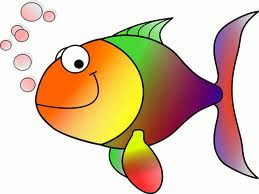
#> input picture HappyFish.jpg, 259 x 194 px
$ python chap6.py --image HappyFish.jpg   (Python 2 division)
#> lines starting #> are read from the running program, lines starting #| are printed output that depends on the picture; after the words box and inside, x2 and y2 are one past the last pixel; in counts of white or black regions, pixels touching at a corner belong together
import numpy as np
import cv2
import imutils
import argparse

ap = argparse.ArgumentParser()
ap.add_argument("-i","--image",required=True,help = "Path to the image")
args = vars(ap.parse_args())

image = cv2.imread(args["image"])
#> image is the input picture: shape (194, 259, 3); mean B, G, R 170.8, 196.4, 219.3

gray = cv2.cvtColor(image,cv2.COLOR_BGR2GRAY)
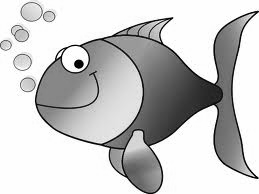
#> gray: shape (194, 259); min 0, max 255, mean 200.4
yuv  = cv2.cvtColor(image,cv2.COLOR_BGR2YUV)
#> yuv: shape (194, 259, 3); mean of channels 0, 1, 2 200.4, 113.5, 144.5

(Y,U,V) = cv2.split(yuv)
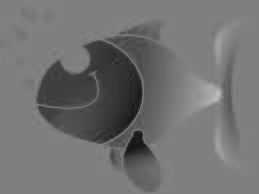
#> U: shape (194, 259); min 22, max 187, mean 113.5
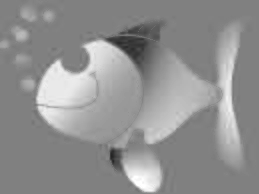
#> V: shape (194, 259); min 36, max 255, mean 144.5

cv2.imshow("original",gray-Y)
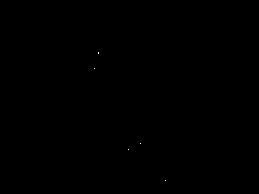
#> window 'original': shape (194, 259); values 0 (black) and 1 (white), 0.01% white in thin lines or dots, all inside (x1, y1, x2, y2) = (94, 52, 166, 181)

print gray-Y
#> (printed output is left out)
cv2.imshow("Y",Y)

from skimage.segmentation import slic

segments = slic(image,n_segments=250,compactness=10,sigma=1)
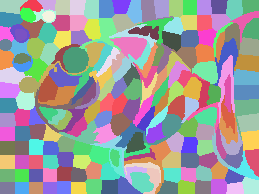
#> segments: shape (194, 259) int64; 210 distinct labels, from 1 to 210; one colour per label, 0 black

#shifted = imutils.resize(image,width = 100)
segments = 255*segments
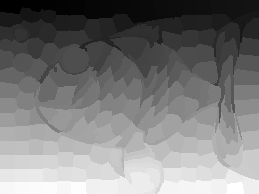
#> segments: shape (194, 259) int64; min 255, max 53550, mean 26161.1; drawn with min black and max white

cv2.imshow("segments",segments)
cv2.waitKey(0)
